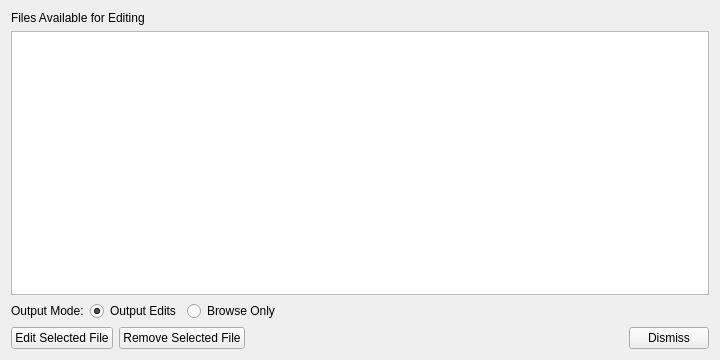
<?xml version="1.0" encoding="UTF-8"?>
<!--
  mbedit_filelist.ui - File > File Selection List of the swath editor (mbedit's form_filelist):
  every file opened so far, its lock and edit-save-file state, which one is loaded.
  Loaded at runtime by src/mbedit/mbedit_window.cpp.
-->
<ui version="4.0">
 <class>MbEditFileListDialog</class>
 <widget class="QDialog" name="MbEditFileListDialog">
  <property name="geometry">
   <rect><x>0</x><y>0</y><width>720</width><height>360</height></rect>
  </property>
  <property name="windowTitle">
   <string>MBedit - File Selection List</string>
  </property>
  <layout class="QVBoxLayout" name="mainLayout">
   <item>
    <widget class="QLabel" name="listLabel">
     <property name="text"><string>Files Available for Editing</string></property>
    </widget>
   </item>
   <item>
    <widget class="QListWidget" name="fileList">
     <property name="toolTip"><string>&lt;loaded&gt; the file being edited, &lt;Locked&gt; another program holds it, &lt;esf&gt; it has saved edits</string></property>
    </widget>
   </item>
   <item>
    <layout class="QHBoxLayout" name="outputRow">
     <item>
      <widget class="QLabel" name="outputLabel">
       <property name="text"><string>Output Mode:</string></property>
      </widget>
     </item>
     <item>
      <widget class="QRadioButton" name="outputEdit">
       <property name="text"><string>Output Edits</string></property>
       <property name="checked"><bool>true</bool></property>
      </widget>
     </item>
     <item>
      <widget class="QRadioButton" name="outputBrowse">
       <property name="text"><string>Browse Only</string></property>
      </widget>
     </item>
     <item>
      <spacer name="outputSpacer">
       <property name="orientation"><enum>Qt::Horizontal</enum></property>
       <property name="sizeHint" stdset="0"><size><width>20</width><height>10</height></size></property>
      </spacer>
     </item>
    </layout>
   </item>
   <item>
    <layout class="QHBoxLayout" name="buttonRow">
     <item>
      <widget class="QPushButton" name="editButton">
       <property name="toolTip"><string>Close the file being edited (saving its edits) and load the selected one</string></property>
       <property name="text"><string>Edit Selected File</string></property>
       <property name="autoDefault"><bool>false</bool></property>
      </widget>
     </item>
     <item>
      <widget class="QPushButton" name="removeButton">
       <property name="toolTip"><string>Take the selected file off the list (not the one being edited)</string></property>
       <property name="text"><string>Remove Selected File</string></property>
       <property name="autoDefault"><bool>false</bool></property>
      </widget>
     </item>
     <item>
      <spacer name="buttonSpacer">
       <property name="orientation"><enum>Qt::Horizontal</enum></property>
       <property name="sizeHint" stdset="0"><size><width>20</width><height>10</height></size></property>
      </spacer>
     </item>
     <item>
      <widget class="QPushButton" name="dismissButton">
       <property name="text"><string>Dismiss</string></property>
       <property name="autoDefault"><bool>false</bool></property>
      </widget>
     </item>
    </layout>
   </item>
  </layout>
 </widget>
 <resources/>
 <connections/>
</ui>
